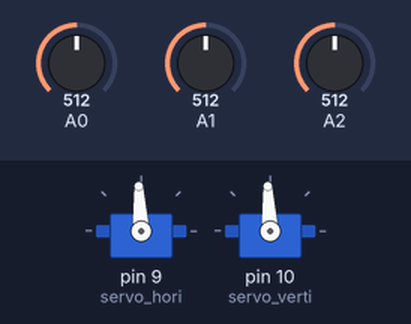
This sketch was run on a simulated Arduino Uno, built with avr-gcc and run on an emulated ATmega328P. Parts: 2 × servo. The inputs (shaded band) are chosen by the test bench; at power-on: A0 = 512, A1 = 512, A2 = 512.

Above: at 1.2 s.
1.3 s: A0 set to 564
2.8 s: A0 set to 588
At 2.99 s:
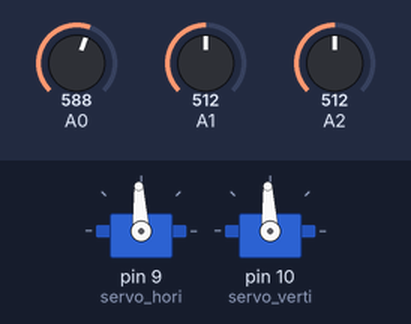
5.8 s: A1 set to 539
At 5.8 s:
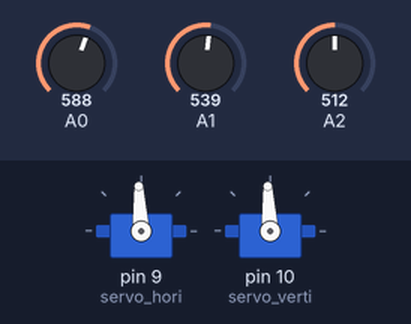
7.3 s: A2 set to 589
8.8 s: A2 set to 611
At 8.99 s:
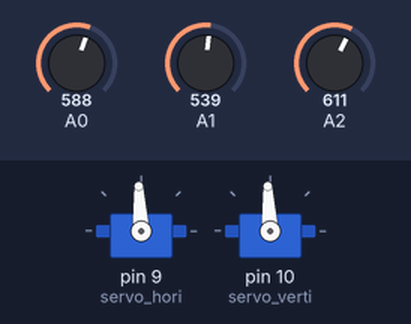
11.8 s: A1 set to 716
At 12.24 s:
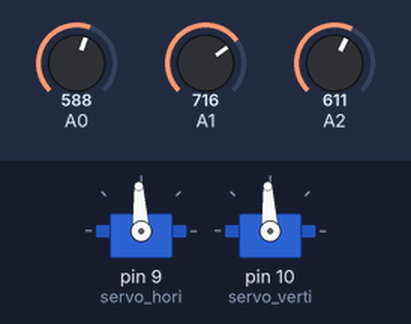
Timing chart, 0 to 15.8 s (numbered marks = the images above; inputs shaded):
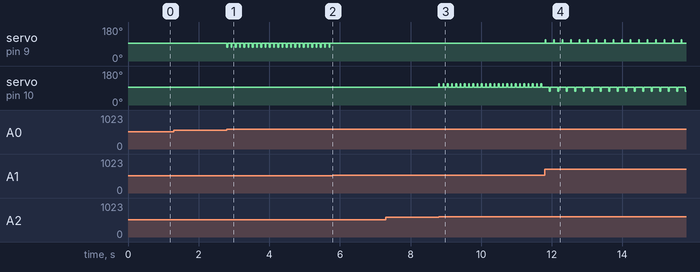

Measured:
- the behaviour switches between 572 and 573 on A0 (found by bisection; images 0 and 1)
- the behaviour switches between 527 and 528 on A1 (found by bisection; images 1 and 2)
- the behaviour switches between 599 and 600 on A2 (found by bisection; images 2 and 3)
- after the input at 1.3 s, every drawn part: stays the same
- after the input at 2.8 s, servo on pin 9 (servo_hori): alternates 93° for 0.10 s and 73° for 0.02 s, starting at once
- after the input at 5.8 s, servo on pin 9 (servo_hori): stops changing and stays 93°
- after the input at 7.3 s, every drawn part: stays the same
- after the input at 8.8 s, servo on pin 10 (servo_verti): alternates 112° for 0.02 s and 93° for 0.10 s, starting at once
- after the input at 11.8 s, servo on pin 9 (servo_hori): alternates 112° for 0.02 s and 93° for 0.22 s, starting at once; servo on pin 10 (servo_verti): alternates 93° for 0.22 s and 73° for 0.02 s, starting after 0.13 s

The sketch:

Solar_Final.ino
```cpp
#include <Servo.h>

Servo servo_hori;
Servo servo_verti;

 void setup ()
 {
  servo_hori.attach(9);
  servo_hori.writeMicroseconds(1500);
  servo_verti.attach(10);
  servo_verti.writeMicroseconds(1500);

 }

void loop()
{
  int top_left = analogRead(A0);
  int top_right = analogRead(A1);
  int bottom_right = analogRead(A2);

  if ((top_left - top_right) > 60)
  {
    servo_hori_left();
    delay(100);
  }

  if ((top_right - top_left) > 60)
  {
    servo_hori_right();
    delay(100);
  }

  if ((top_right - bottom_right) > 60)
  {
    servo_verti_up();
    delay(100);
  }

  if ((bottom_right - top_right) > 60)
  {
    servo_verti_down();
    delay(100);
  }


}
  void servo_hori_left()
  {
    servo_hori.writeMicroseconds(1300);
    delay(20);
    servo_hori.writeMicroseconds(1500);
  }

  void servo_hori_right()
  {
    servo_hori.writeMicroseconds(1700);
    delay(20);
    servo_hori.writeMicroseconds(1500);
  }
  void servo_verti_up()
  {
    servo_verti.writeMicroseconds(1300);
    delay(20);
    servo_verti.writeMicroseconds(1500);
  }
  void servo_verti_down()
  {
    servo_verti.writeMicroseconds(1700);
    delay(20);
    servo_verti.writeMicroseconds(1500);
  }
```
